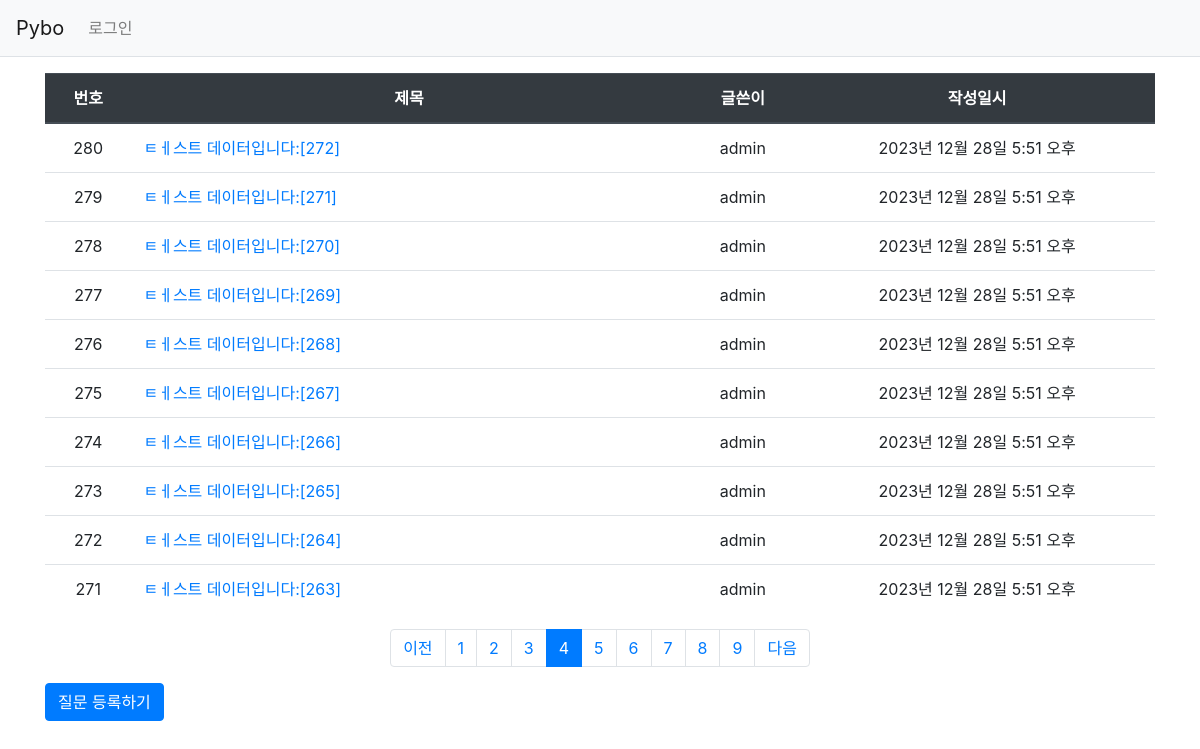
Page /pybo/?page=4 on the committed database.
### pybo/models.py (models this page shows, shortened)
class Question(models.Model):
    author = models.ForeignKey(User, on_delete=models.CASCADE)
    subject = models.CharField(max_length=200)
    content = models.TextField()
    create_date = models.DateTimeField()
    modify_date = models.DateTimeField(null=True, blank=True)

### pybo/views.py (the view)
# urls.py: path('', views.index, name='index'),
def index(request):
    page = request.GET.get('page', '1')  # 페이지
    question_list = Question.objects.order_by('-create_date')
    paginator = Paginator(question_list, 10)  # 페이지당 10개씩 보여주기
    page_obj = paginator.get_page(page)
    context = {'question_list': page_obj}
    return render(request, 'pybo/question_list.html', context)

### pybo/templatetags/pybo_filter.py (called while the page is built)
@register.filter
def sub(value, arg):
    return value - arg

### templates/pybo/question_list.html (shortened to what this page needs)
{% extends 'base.html' %}
{% load pybo_filter %}
{% block content %}
<div class="container my-3">
    <table class="table">
        <thead>
        <tr class="text-center thead-dark">
            <th>번호</th>
            <th style="width:50%">제목</th>
            <th>글쓴이</th>
            <th>작성일시</th>
        </tr>
        </thead>
        <tbody>
        {% if question_list %}
        {% for question in question_list %}
        <tr class="text-center">
            <td>
                {{ question_list.paginator.count|sub:question_list.start_index|sub:forloop.counter0|add:1 }}
            </td>
            <td class="text-left">
                <a href="{% url 'pybo:detail' question.id %}">{{ question.subject }}</a>
            </td>
            <td>{{ question.author.username }}</td>
            <td>{{ question.create_date }}</td>
        </tr>
        {% endfor %}
        {% else %}
        <tr>
            <td colspan="3">질문이 없습니다.</td>
        </tr>
        {% endif %}
        </tbody>
    </table>
    <ul class="pagination justify-content-center">
        {% if question_list.has_previous %}
        <li class="page-item">
            <a class="page-link" href="?page={{ question_list.previous_page_number }}">이전</a>
        </li>
        {% else %}
        <li class="page-item disabled">
            <a class="page-link" tabindex="-1" aria-disabled="true" href="#">이전</a>
        </li>
        {% endif %}
        {% for page_number in question_list.paginator.page_range %}
        {% if page_number >= question_list.number|add:-5 and page_number <= question_list.number|add:5 %}
            {% if page_number == question_list.number %}
            <li class="page-item active" aria-current="page">
                <a class="page-link" href="?page={{ page_number }}">{{ page_number }}</a>
            </li>
            {% else %}
            <li class="page-item">
                <a class="page-link" href="?page={{ page_number }}">{{ page_number }}</a>
            </li>
            {% endif %}
        {% endif %}
        {% endfor %}
        {% if question_list.has_next %}
        <li class="page-item">
            <a class="page-link" href="?page={{ question_list.next_page_number }}">다음</a>
        </li>
        {% else %}
        <li class="page-item disabled">
            <a class="page-link" tabindex="-1" aria-disabled="true" href="#">다음</a>
        </li>
        {% endif %}
    </ul>
    <a href="{% url 'pybo:question_create' %}" class="btn btn-primary">질문 등록하기</a>
</div>
{% endblock %}

### rows in the picture
Question: paginator.count|sub "280", subject "ㅌㅔ스트 데이터입니다:[272]", author.username "admin", create_date "2023년 12월 28일 5:51 오후"
Question: paginator.count|sub "279", subject "ㅌㅔ스트 데이터입니다:[271]", author.username "admin", create_date "2023년 12월 28일 5:51 오후"
Question: paginator.count|sub "278", subject "ㅌㅔ스트 데이터입니다:[270]", author.username "admin", create_date "2023년 12월 28일 5:51 오후"
Question: paginator.count|sub "277", subject "ㅌㅔ스트 데이터입니다:[269]", author.username "admin", create_date "2023년 12월 28일 5:51 오후"
Question: paginator.count|sub "276", subject "ㅌㅔ스트 데이터입니다:[268]", author.username "admin", create_date "2023년 12월 28일 5:51 오후"
Question: paginator.count|sub "275", subject "ㅌㅔ스트 데이터입니다:[267]", author.username "admin", create_date "2023년 12월 28일 5:51 오후"
Question: paginator.count|sub "274", subject "ㅌㅔ스트 데이터입니다:[266]", author.username "admin", create_date "2023년 12월 28일 5:51 오후"
Question: paginator.count|sub "273", subject "ㅌㅔ스트 데이터입니다:[265]", author.username "admin", create_date "2023년 12월 28일 5:51 오후"
Question: paginator.count|sub "272", subject "ㅌㅔ스트 데이터입니다:[264]", author.username "admin", create_date "2023년 12월 28일 5:51 오후"
Question: paginator.count|sub "271", subject "ㅌㅔ스트 데이터입니다:[263]", author.username "admin", create_date "2023년 12월 28일 5:51 오후"

### other values in the picture
{{ page_number }} "1" "2" "3" "5" "6" "7" "8" "9"
{{ page_number }} "4"
